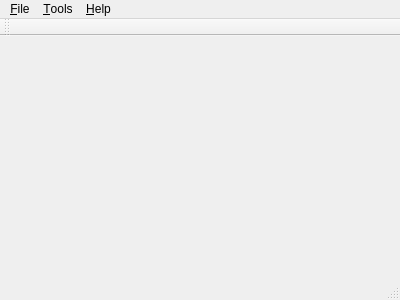
<?xml version="1.0" encoding="UTF-8"?>
<ui version="4.0">
 <class>MainWindow</class>
 <widget class="QMainWindow" name="MainWindow">
  <property name="geometry">
   <rect>
    <x>0</x>
    <y>0</y>
    <width>400</width>
    <height>300</height>
   </rect>
  </property>
  <property name="windowTitle">
   <string>MainWindow</string>
  </property>
  <widget class="QWidget" name="centralWidget"/>
  <widget class="QMenuBar" name="menuBar">
   <property name="geometry">
    <rect>
     <x>0</x>
     <y>0</y>
     <width>400</width>
     <height>19</height>
    </rect>
   </property>
   <widget class="QMenu" name="menuFile">
    <property name="toolTip">
     <string>Ini menut File</string>
    </property>
    <property name="toolTipDuration">
     <number>1</number>
    </property>
    <property name="statusTip">
     <string>Ini status tip menu file</string>
    </property>
    <property name="title">
     <string>&amp;File</string>
    </property>
    <addaction name="action_New"/>
    <addaction name="action_Open"/>
    <addaction name="separator"/>
    <addaction name="actionExit"/>
   </widget>
   <widget class="QMenu" name="menuTools">
    <property name="title">
     <string>&amp;Tools</string>
    </property>
    <addaction name="action_Calculator"/>
    <addaction name="action_Sort"/>
   </widget>
   <widget class="QMenu" name="menu_Help">
    <property name="title">
     <string>&amp;Help</string>
    </property>
    <addaction name="action_About"/>
   </widget>
   <addaction name="menuFile"/>
   <addaction name="menuTools"/>
   <addaction name="menu_Help"/>
  </widget>
  <widget class="QToolBar" name="mainToolBar">
   <attribute name="toolBarArea">
    <enum>TopToolBarArea</enum>
   </attribute>
   <attribute name="toolBarBreak">
    <bool>false</bool>
   </attribute>
  </widget>
  <widget class="QStatusBar" name="statusBar"/>
  <action name="action_New">
   <property name="text">
    <string>&amp;New...</string>
   </property>
   <property name="toolTip">
    <string>Ini menu New</string>
   </property>
   <property name="statusTip">
    <string>Ini status tip Menu New</string>
   </property>
   <property name="shortcut">
    <string>Ctrl+N</string>
   </property>
  </action>
  <action name="action_Open">
   <property name="icon">
    <iconset>
     <normaloff>elephant.jpeg</normaloff>elephant.jpeg</iconset>
   </property>
   <property name="text">
    <string>&amp;Open...</string>
   </property>
   <property name="shortcut">
    <string>Ctrl+O</string>
   </property>
  </action>
  <action name="actionExit">
   <property name="text">
    <string>E&amp;xit</string>
   </property>
   <property name="shortcut">
    <string>Alt+X</string>
   </property>
  </action>
  <action name="action_Calculator">
   <property name="text">
    <string>&amp;Calculator..</string>
   </property>
   <property name="shortcut">
    <string>Alt+C</string>
   </property>
  </action>
  <action name="action_About">
   <property name="text">
    <string>&amp;About...</string>
   </property>
   <property name="shortcut">
    <string>Alt+A</string>
   </property>
  </action>
  <action name="action_Sort">
   <property name="text">
    <string>&amp;Sort...</string>
   </property>
  </action>
 </widget>
 <layoutdefault spacing="6" margin="11"/>
 <resources/>
 <connections/>
</ui>
